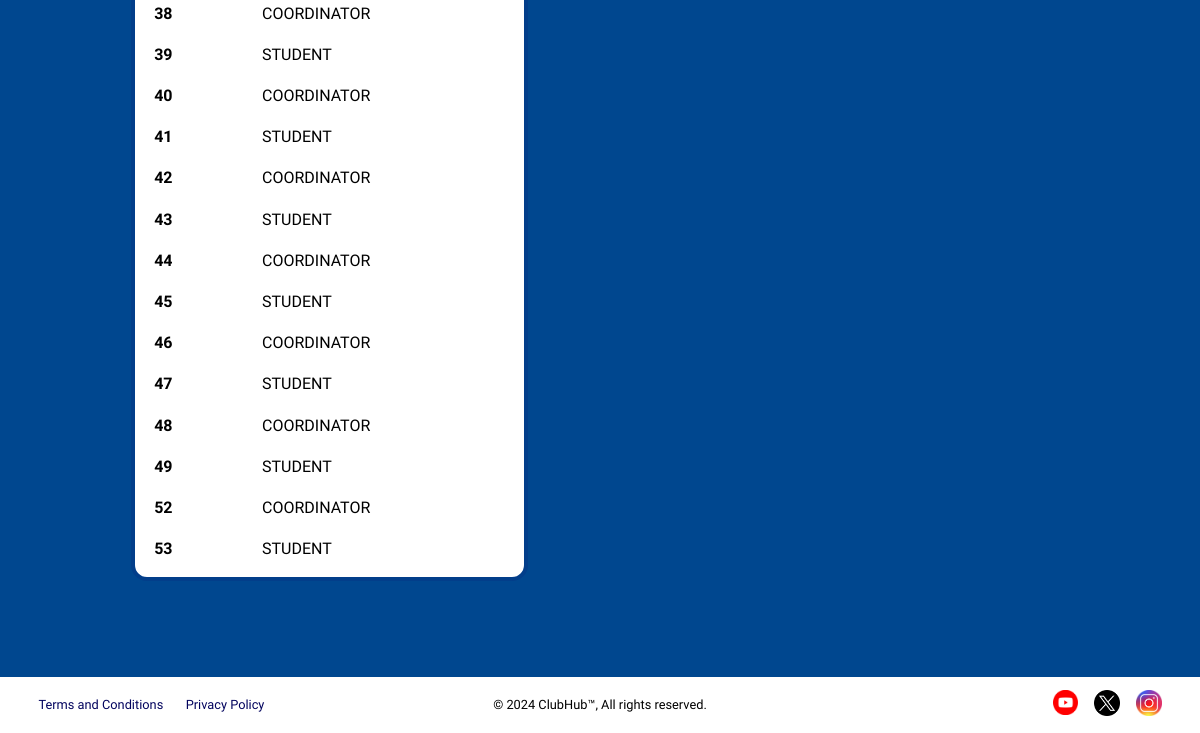
/admin/users/pending (signed in, lower part), run on an earlier commit of the app's database.
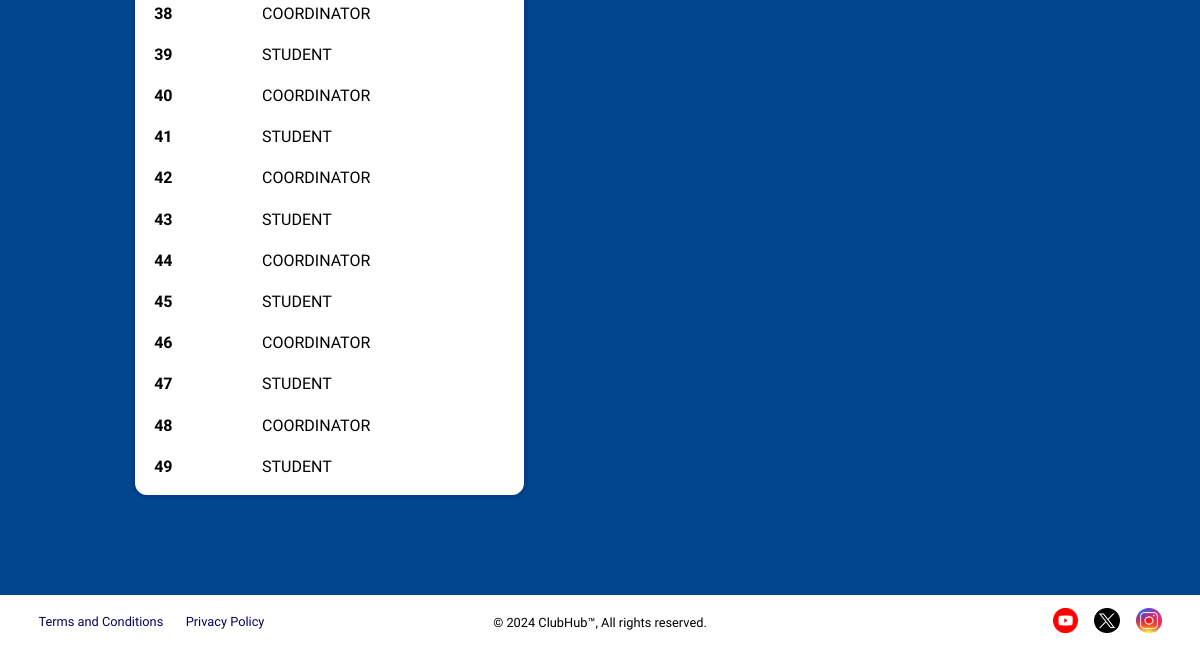
And on a later commit of the database.
### tables this page shows
CREATE TABLE login (
    user_id             INTEGER         NOT NULL,
    username            TEXT            NOT NULL,
    created             DATETIME        NOT NULL DEFAULT CURRENT_TIMESTAMP,
    updated             DATETIME        NOT NULL DEFAULT CURRENT_TIMESTAMP,
    -----------------------------------------------------------------------
    PRIMARY KEY (username),
    FOREIGN KEY (user_id) REFERENCES users(user_id)
);

CREATE TABLE users (
    user_id             INTEGER         NOT NULL,
    first_name          TEXT,
    last_name           TEXT,
    age                 INTEGER,
    email               TEXT,
    phone               TEXT,
    gender              TEXT,
    password            TEXT            NOT NULL,
    user_type           TEXT            NOT NULL CHECK (user_type IN ('STUDENT', 'COORDINATOR', 'ADMINISTRATOR')),
    approved            TEXT            NOT NULL CHECK (approved IN ('PENDING', 'APPROVED', 'REJECTED')) DEFAULT 'PENDING',
    created             DATETIME        NOT NULL DEFAULT CURRENT_TIMESTAMP,
    updated             DATETIME        NOT NULL DEFAULT CURRENT_TIMESTAMP,
    -----------------------------------------------------------------------
    PRIMARY KEY (user_id)
);

### application/blueprints/admin.py (the view)
@admin.route("/users/pending")
def users_pending():
    invalid = validate_admin_perms(endpoint="/admin/users/pending")
    if invalid:
        return invalid
    approved_users: list[Row] | None = users_info(approved=True, admin_permission=True)
    pending_users: list[Row] | None = users_info(approved=False, admin_permission=True)
    return render_template(
        "html/admin/pending-users.html",
        approved_users=approved_users,
        pending_users=pending_users
    )

### application/__init__.py (called while the page is built)
@app.teardown_appcontext
def close_connection(_exception) -> None:
    db: Connection = getattr(g, "_database", None)
    if db is not None:
        db.close()

### application/util/authentication/page_access.py (called while the page is built)
def validate_access_perms(user_type: str, endpoint: str) -> str | None:
    if "user" not in session:
        error(errtype=Error.RESTRICTED_PAGE_LOGGED_OUT, endpoint=endpoint)
        return render_template("html/misc/home.html")
    current_user_type: str = session["user-type"]
    if current_user_type != user_type:
        errtype: Error = Error[f"RESTRICTED_PAGE_{user_type}"]
        error(errtype=errtype, endpoint=endpoint, user_type=current_user_type)
        return render_template("html/misc/home.html")
    return None

### application/util/db_functions/__init__.py (called while the page is built)
def get_db() -> Connection:
    db: Connection | None = getattr(g, "_database", None)
    if db is None:
        db: Connection = connect(DB_PATH)
        db.row_factory = Row
        g._database = db
    return db

### application/templates/html/admin/pending-users.html (shortened to what this page needs)
{% extends "html/base/base.html" %}
{% block links %}
    <link rel="stylesheet" href="../../../static/css/admin-pending-users.css">
{% endblock %}
{% block content %}
    <div class="pending-users-main">
        <div>
            <table class="first-table">
                <tbody>
                    {% if approved_users %}
                        {% for user in approved_users %}
                            <tr>
                                <th scope="row">{{ user["user_id"] }}</th>
                                <td>{{ user["user_type"] }}</td>
                            </tr>
                        {% endfor %}
                    {% endif %}
                </tbody>
            </table>
        </div>
        <div>
        </div>
    </div>
{% endblock %}

What changed in the data, as far as the page shows it:
removed login: user_id "52", user_type "COORDINATOR"
removed login: user_id "53", user_type "STUDENT"
